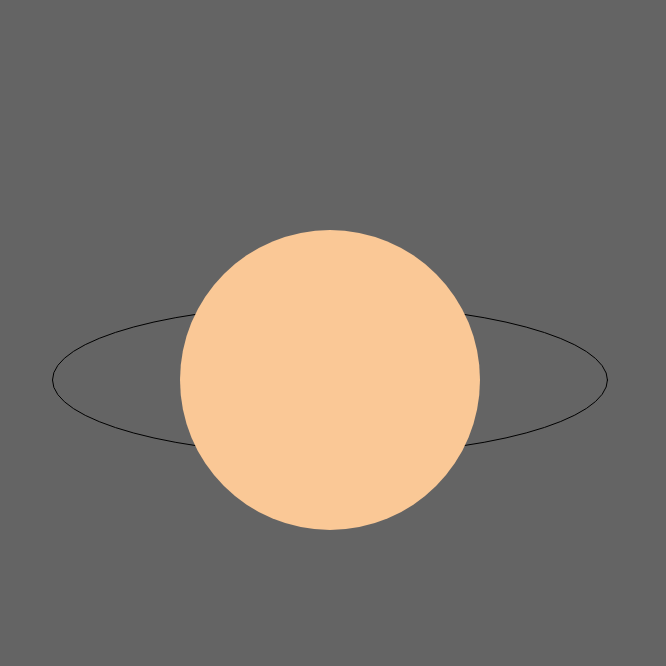
Frame 1 (no input)
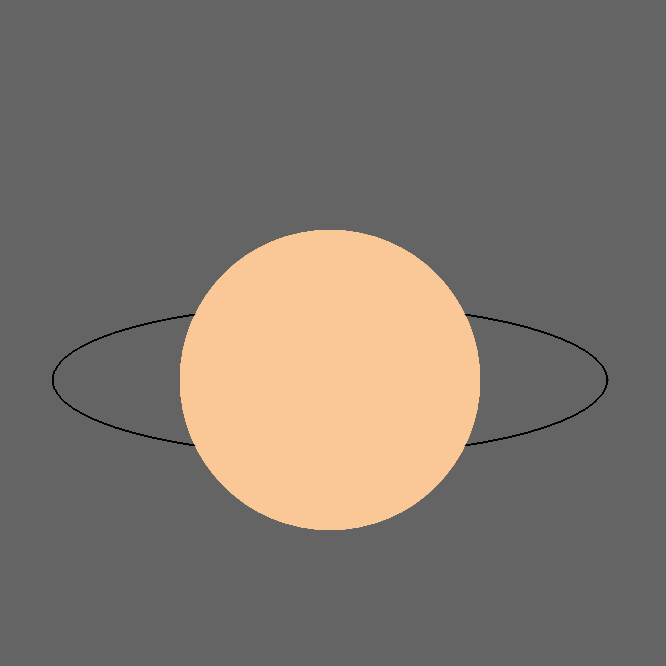
Frame 60 (no input)
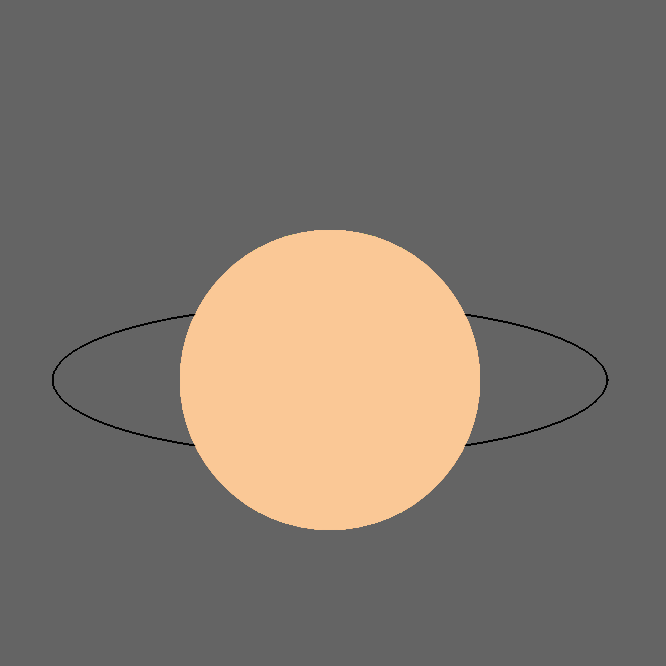
Frame 120 (the mouse pressed at the canvas centre since frame 60)

The p5.js sketch that drew these frames (run headless with seeded random() and noise() and a simulated clock; from frame 60 on, the mouse is pressed at the canvas centre):

// p5.js sketch
// ── sketch.js
function setup()
{
	//create your canvas here
    createCanvas(666,666);
    background(100);
}

function draw()
{
	//do your drawing here
    stroke(0);
    noFill();
    ellipse(330,380,555,150);
    noStroke();
    fill(250,200,150);
    ellipse(330,380,300,300);
}
